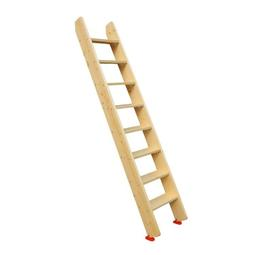
#> input picture opencv-test/test/ladder.jpg, 255 x 255 px
$ python line_check.py ladder.jpg
#> lines starting #> are read from the running program, lines starting #| are printed output that depends on the picture; after the words box and inside, x2 and y2 are one past the last pixel; in counts of white or black regions, pixels touching at a corner belong together
#> further down, src is the input picture: shape (255, 255, 3); mean B, G, R 242.1, 247.4, 250.3
#| (255, 255, 3)
#!/usr/bin/env python
# -*- coding:utf-8 -*-
from __future__ import print_function
#直线检测
#使用霍夫直线变换做直线检测，前提条件：边缘检测已经完成
import math
import sys

import cv2 as cv
import numpy as np
image_path = sys.argv[1]
# image_path = 'ladder.jpg'

import math

# A(1,-3)B(5,-1)C(4,1)D(4.5,4.5)
# AB = [1,-3,5,-1]
AB = [5, -1, 1, -3]
CD = [4, 1, 4.5, 4.5]

def angle(v1, v2):
    dx1 = v1[2] - v1[0]
    dy1 = v1[3] - v1[1]
    dx2 = v2[2] - v2[0]
    dy2 = v2[3] - v2[1]
    angle1 = math.atan2(dy1, dx1)
    angle1 = int(angle1 * 180 / math.pi)
    # print(angle1)
    angle2 = math.atan2(dy2, dx2)
    angle2 = int(angle2 * 180 / math.pi)
    # print(angle2)
    if angle1 * angle2 >= 0:
        included_angle = abs(angle1 - angle2)
    else:
        included_angle = abs(angle1) + abs(angle2)
        if included_angle > 180:
            included_angle = 360 - included_angle
    if included_angle > 90:
        included_angle = abs(180-included_angle)
    return included_angle


# [38 lines of commented-out code are left out]
def line_detection(image):
    gray = cv.cvtColor(image, cv.COLOR_RGB2GRAY)
    edges = cv.Canny(gray, 50, 150, apertureSize=3)  #apertureSize参数默认其实就是3
    # cv.imshow("edges", edges)
    lines = cv.HoughLines(edges, 1, np.pi/180, 80)
    for line in lines:
        rho, theta = line[0]  #line[0]存储的是点到直线的极径和极角，其中极角是弧度表示的。
        a = np.cos(theta)   #theta是弧度
        b = np.sin(theta)
        x0 = a * rho    #代表x = r * cos（theta）
        y0 = b * rho    #代表y = r * sin（theta）
        x1 = int(x0 + 1000 * (-b)) #计算直线起点横坐标
        y1 = int(y0 + 1000 * a)    #计算起始起点纵坐标
        x2 = int(x0 - 1000 * (-b)) #计算直线终点横坐标
        y2 = int(y0 - 1000 * a)    #计算直线终点纵坐标    注：这里的数值1000给出了画出的线段长度范围大小，数值越小，画出的线段越短，数值越大，画出的线段越长
        cv.line(image, (x1, y1), (x2, y2), (0, 0, 255), 4)    #点的坐标必须是元组，不能是列表。
    # cv.imshow("image-lines", image)

#统计概率霍夫线变换
def line_detect_possible_demo(image):
    gray = cv.cvtColor(image, cv.COLOR_RGB2GRAY)
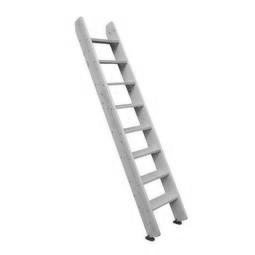
#> gray: shape (255, 255); min 25, max 255, mean 246.1
    edges = cv.Canny(gray, 50, 150, apertureSize=3)  # apertureSize参数默认其实就是3
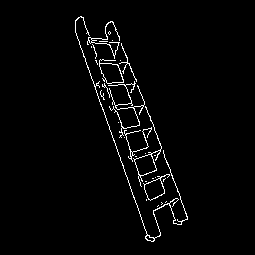
#> edges: shape (255, 255); 2.4% white in thin lines or dots, all inside (x1, y1, x2, y2) = (75, 16, 188, 242)
    lines = cv.HoughLinesP(edges, 1, np.pi / 180, 60, minLineLength=120, maxLineGap=5)
#> lines = [[77, 38, 131, 189]]
    result_lines = []
    points = []
    for line in lines:
        x1, y1, x2, y2 = line[0]
        if abs(y1 - y2) < 5:
            continue
        result_lines.append(line)
        print("coordinate:", x1, y1, x2, y2)
        points.append([x1, y1, x2, y2])
        if (x1-x2)*(y1-y2) >= 0:
            cv.line(image, (x1, y1), (x2, y2), (0, 215, 255), 3)
        else:
            cv.line(image, (x1, y1), (x2, y2), (255, 0, 0), 3)
#> this loop made 1 pass
#| coordinate: 77 38 131 189
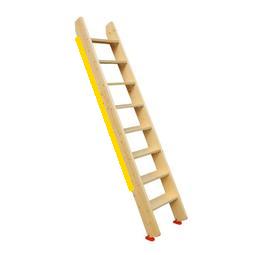
#> image: shape (255, 255, 3); 1.29% of pixels changed, all inside (x1, y1, x2, y2) = (75, 36, 134, 192)
#> after the loop, points = [[77, 38, 131, 189]]; result_lines = [[[77, 38, 131, 189]]]

    cv.imwrite('line_detect_possible.jpg', image)
    # cv.imshow("line_detect_possible_demo", image)
    return points


src = cv.imread(image_path)
print(src.shape)
# cv.namedWindow('input_image', cv.WINDOW_AUTOSIZE)
# line_detection(src)
src = cv.imread(image_path) #调用上一个函数后，会把传入的src数组改变，所以调用下一个函数时，要重新读取图片
points = line_detect_possible_demo(src)
#> points = [[77, 38, 131, 189]]
# first_line = points[0]
first_line = [0, 0, 0, 100]
#> (the run stopped early here; a loop or call above may not have finished)
